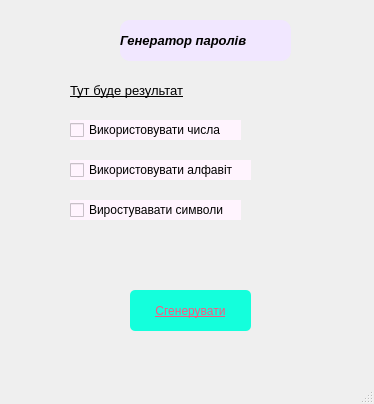
<?xml version="1.0" encoding="UTF-8"?>
<ui version="4.0">
 <class>MainWindow</class>
 <widget class="QMainWindow" name="MainWindow">
  <property name="geometry">
   <rect>
    <x>0</x>
    <y>0</y>
    <width>374</width>
    <height>404</height>
   </rect>
  </property>
  <property name="windowTitle">
   <string>MainWindow</string>
  </property>
  <widget class="QWidget" name="centralwidget">
   <widget class="QPushButton" name="pushButton">
    <property name="geometry">
     <rect>
      <x>130</x>
      <y>290</y>
      <width>121</width>
      <height>41</height>
     </rect>
    </property>
    <property name="font">
     <font>
      <weight>50</weight>
      <italic>false</italic>
      <bold>false</bold>
      <underline>true</underline>
      <strikeout>false</strikeout>
      <kerning>true</kerning>
     </font>
    </property>
    <property name="styleSheet">
     <string notr="true">border-color: rgb(170, 0, 0);
color: rgb(255, 85, 127);
background-color: rgb(20, 255, 220);
border-radius: 5px;
box-shadow: 8px 8px 8px 8px rgb(61, 80, 255);
border-color: rgb(0, 0, 0);
</string>
    </property>
    <property name="text">
     <string>Сгенерувати</string>
    </property>
    <property name="autoDefault">
     <bool>false</bool>
    </property>
    <property name="default">
     <bool>false</bool>
    </property>
   </widget>
   <widget class="QCheckBox" name="checkBox">
    <property name="geometry">
     <rect>
      <x>70</x>
      <y>200</y>
      <width>171</width>
      <height>20</height>
     </rect>
    </property>
    <property name="styleSheet">
     <string notr="true">background-color: rgb(255, 244, 254);</string>
    </property>
    <property name="text">
     <string>Виростувавати символи</string>
    </property>
   </widget>
   <widget class="QCheckBox" name="checkBox_2">
    <property name="geometry">
     <rect>
      <x>70</x>
      <y>160</y>
      <width>181</width>
      <height>20</height>
     </rect>
    </property>
    <property name="styleSheet">
     <string notr="true">background-color: rgb(255, 244, 254);</string>
    </property>
    <property name="text">
     <string>Використовувати алфавіт</string>
    </property>
   </widget>
   <widget class="QCheckBox" name="checkBox_3">
    <property name="geometry">
     <rect>
      <x>70</x>
      <y>120</y>
      <width>171</width>
      <height>20</height>
     </rect>
    </property>
    <property name="font">
     <font>
      <family>MS Shell Dlg 2</family>
     </font>
    </property>
    <property name="styleSheet">
     <string notr="true">background-color: rgb(255, 244, 254);</string>
    </property>
    <property name="text">
     <string>Використовувати числа</string>
    </property>
   </widget>
   <widget class="QLabel" name="label">
    <property name="geometry">
     <rect>
      <x>120</x>
      <y>20</y>
      <width>171</width>
      <height>41</height>
     </rect>
    </property>
    <property name="font">
     <font>
      <pointsize>10</pointsize>
      <weight>75</weight>
      <italic>true</italic>
      <bold>true</bold>
      <underline>false</underline>
     </font>
    </property>
    <property name="styleSheet">
     <string notr="true">background-color: rgb(241, 231, 255);
border-radius: 10px;
</string>
    </property>
    <property name="text">
     <string>Генератор паролів</string>
    </property>
   </widget>
   <widget class="QLabel" name="label_2">
    <property name="geometry">
     <rect>
      <x>70</x>
      <y>80</y>
      <width>161</width>
      <height>21</height>
     </rect>
    </property>
    <property name="font">
     <font>
      <pointsize>10</pointsize>
      <weight>50</weight>
      <bold>false</bold>
      <underline>true</underline>
     </font>
    </property>
    <property name="autoFillBackground">
     <bool>false</bool>
    </property>
    <property name="text">
     <string>Тут буде результат</string>
    </property>
   </widget>
  </widget>
  <widget class="QMenuBar" name="menubar">
   <property name="geometry">
    <rect>
     <x>0</x>
     <y>0</y>
     <width>374</width>
     <height>26</height>
    </rect>
   </property>
  </widget>
  <widget class="QStatusBar" name="statusbar"/>
 </widget>
 <resources/>
 <connections/>
</ui>
